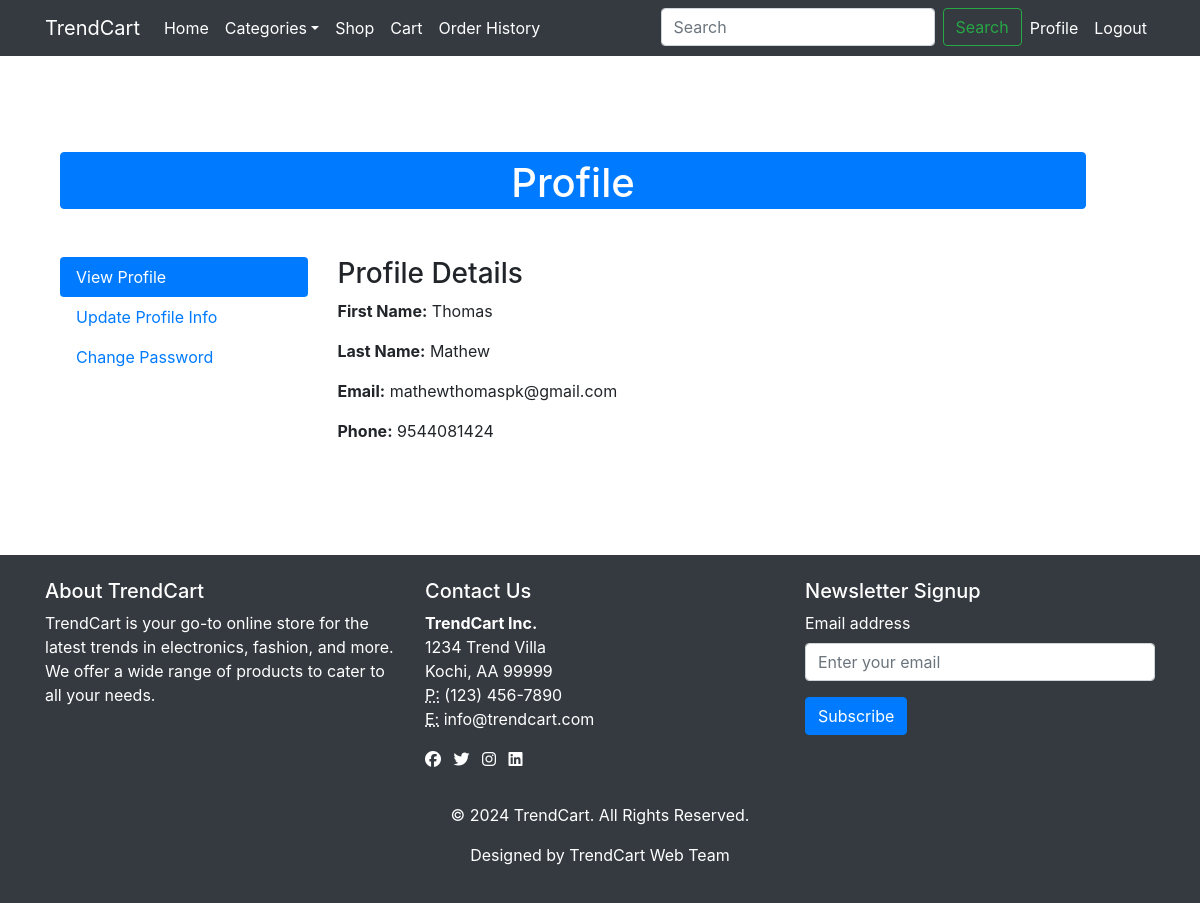
/profile (signed in), run on the app's committed database.
### Accounts/models.py (models this page shows, shortened)
class CustomUser(AbstractUser):
    phone=models.IntegerField(default=0)

### Accounts/views.py (the view)
# urls.py: path('profile', views.profile, name='profile'),
@login_required
def profile(request):
    return render(request,template_name='profile.html')

### Category/context_processors.py (called while the page is built)
def menu_links(request):
    c=Maincategory.objects.all()
    return {'links':c}

### templates/profile.html (shortened to what this page needs)
{% extends 'base.html' %}
{% load static %}
{% block content %}
<div class="container mt-5 mb-5">
    <div class="btn btn-primary text-center mb-5 ">
        <h1 class="text-center head-info">Profile</h1>
    </div>
    <div class="row">
        <div class="col-md-3">
            <ul class="nav nav-pills flex-column">
                <li class="nav-item">
                    <a class="nav-link active" id="view-profile-tab" data-toggle="tab" href="#view-profile" role="tab" aria-controls="view-profile" aria-selected="true">View Profile</a>
                </li>
                <li class="nav-item">
                    <a class="nav-link" id="profile-tab" data-toggle="tab" href="#profile-info" role="tab" aria-controls="profile-info" aria-selected="false">Update Profile Info</a>
                </li>
                <li class="nav-item">
                    <a class="nav-link" id="password-tab" data-toggle="tab" href="#change-password" role="tab" aria-controls="change-password" aria-selected="false">Change Password</a>
                </li>
            </ul>
        </div>
        <div class="col-md-9">
            <div class="tab-content">
                <div class="tab-pane fade show active" id="view-profile" role="tabpanel" aria-labelledby="view-profile-tab">
                    <h3>Profile Details</h3>
                    <p><strong>First Name:</strong> {{ request.user.first_name }}</p>
                    <p><strong>Last Name:</strong> {{ request.user.last_name }}</p>
                    <p><strong>Email:</strong> {{ request.user.email }}</p>
                    <p><strong>Phone:</strong> {{ request.user.phone }}</p>
                </div>
            </div>
        </div>
    </div>
</div>
{% endblock %}

### templates/base.html (style rules this page uses)
html, body { height: 100%; margin: 0; }
body { display: flex; flex-direction: column; }

### templates/profile.html (style rules this page uses)
.head-info { width:1000px; height:35px; }

### data on the page
CustomUser: user.first_name "Thomas", user.last_name "Mathew", user.email "mathewthomaspk@gmail.com", user.phone "9544081424"
